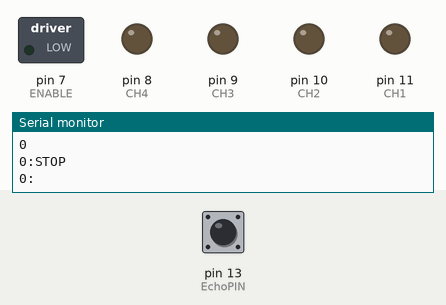
Simulated run of this sketch. Board: Arduino Uno, built with avr-gcc and run on an emulated ATmega328P. Shown: switched loads named in the sketch (green lamp = pin HIGH), output pins drawn as LEDs (lit = HIGH), the last lines printed to the serial monitor. Dashed ring = blinking. Inputs (shaded band) come from the test bench; at power-on: pin 13 (EchoPIN) LOW. Pins used as bus, display or sensor lines are not drawn.

Above: at 1.7 s.
1.8 s: pin 13 (EchoPIN) pulsed HIGH 2 times (0.12 s each, 0.3 s apart)
At 2.2 s:
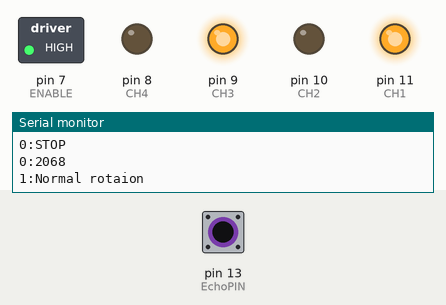
At 5.7 s:
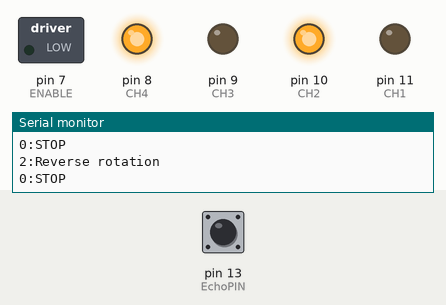
Timing chart, 0 to 7.2 s (numbered marks = the images above; inputs shaded):
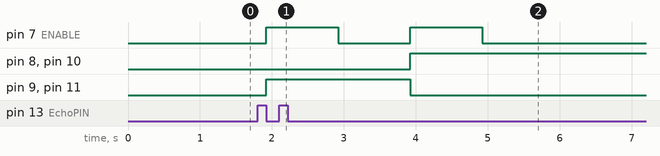

Measured:
- after the input at 1.8 s, pin 7 (ENABLE): alternates HIGH for 1.0 s and LOW for 1.0 s, 4 changes in all, then stays LOW, starting after 0.12 s; pin 8 (CH4), pin 10 (CH2): LOW → HIGH after 2.1 s; pin 9 (CH3), pin 11 (CH1): LOW → HIGH after 0.12 s, → LOW 2.0 s later

The sketch:

distance_motor_-____.ino
```cpp
const int ENABLE = 7;

const int CH3 = 9;
const int CH4 = 8;
const int CH1 = 11;
const int CH2 = 10;
const int TrigPIN =12;
const int EchoPIN = 13;

void setup() {
  // put your setup code here, to run once:
  Serial.begin(9600);
  pinMode(ENABLE,OUTPUT);  // 7番ピンをOUTPUT指定
  pinMode(CH1,OUTPUT);    // 5番ピンをOUTPUT指定
  pinMode(CH2,OUTPUT);    // 3版ピンをOUTPUT指定
  pinMode(CH3,OUTPUT);    // 5番ピンをOUTPUT指定
  pinMode(CH4,OUTPUT);    // 3版ピンをOUTPUT指定

  // 初期化 DCモータが突然動きださないように
  digitalWrite(ENABLE,LOW); // disable
  delay(500);
}


void loop() {
  long duration, cm;
  pinMode(TrigPIN,OUTPUT);
  digitalWrite(TrigPIN,LOW);
  delayMicroseconds(2);
  digitalWrite(TrigPIN,HIGH);
  delayMicroseconds(10);
  pinMode(EchoPIN,INPUT);
  duration = pulseIn(EchoPIN,HIGH);
  cm = microsecTocm(duration);
  Serial.println(cm);
  if(cm < 10){
    Serial.println("0:STOP");
    digitalWrite(ENABLE,LOW); // disable

  }else if(10 <= cm && cm < 20){

    Serial.println("1:Normal rotaion");
    digitalWrite(ENABLE,HIGH); // enable on
    analogWrite(CH1,127);
    digitalWrite(CH2,LOW);
    analogWrite(CH3,127);
    digitalWrite(CH4,LOW);
    delay(1000);

    Serial.println("0:STOP");
    digitalWrite(ENABLE,LOW); // disable
    delay(1000);

    Serial.println("2:Reverse rotation");
    digitalWrite(ENABLE,HIGH); // enable on
    analogWrite(CH2,127);
    digitalWrite(CH1,LOW);
    analogWrite(CH4,127);
    digitalWrite(CH3,LOW);
    delay(1000);

    Serial.println("0:STOP");
    digitalWrite(ENABLE,LOW); // disable
    delay(1000);
  }else{

    Serial.println("1:Normal rotaion");
    digitalWrite(ENABLE,HIGH); // enable on

    digitalWrite(CH1,HIGH);
    digitalWrite(CH2,LOW);
    digitalWrite(CH3,HIGH);
    digitalWrite(CH4,LOW);
    delay(1000);

    Serial.println("0:STOP");
    digitalWrite(ENABLE,LOW); // disable
    delay(1000);


    Serial.println("2:Reverse rotation");
    digitalWrite(ENABLE,HIGH); // enable on
    digitalWrite(CH2,HIGH);
    digitalWrite(CH1,LOW);
    digitalWrite(CH4,HIGH);
    digitalWrite(CH3,LOW);
    delay(1000);

    Serial.println("0:STOP");
    digitalWrite(ENABLE,LOW); // disable
    delay(1000);
  }
  Serial.print(cm);
  Serial.print(":");
  delay(100);
}

long microsecTocm(long microsec){
  return microsec /29 /2;
}
```
